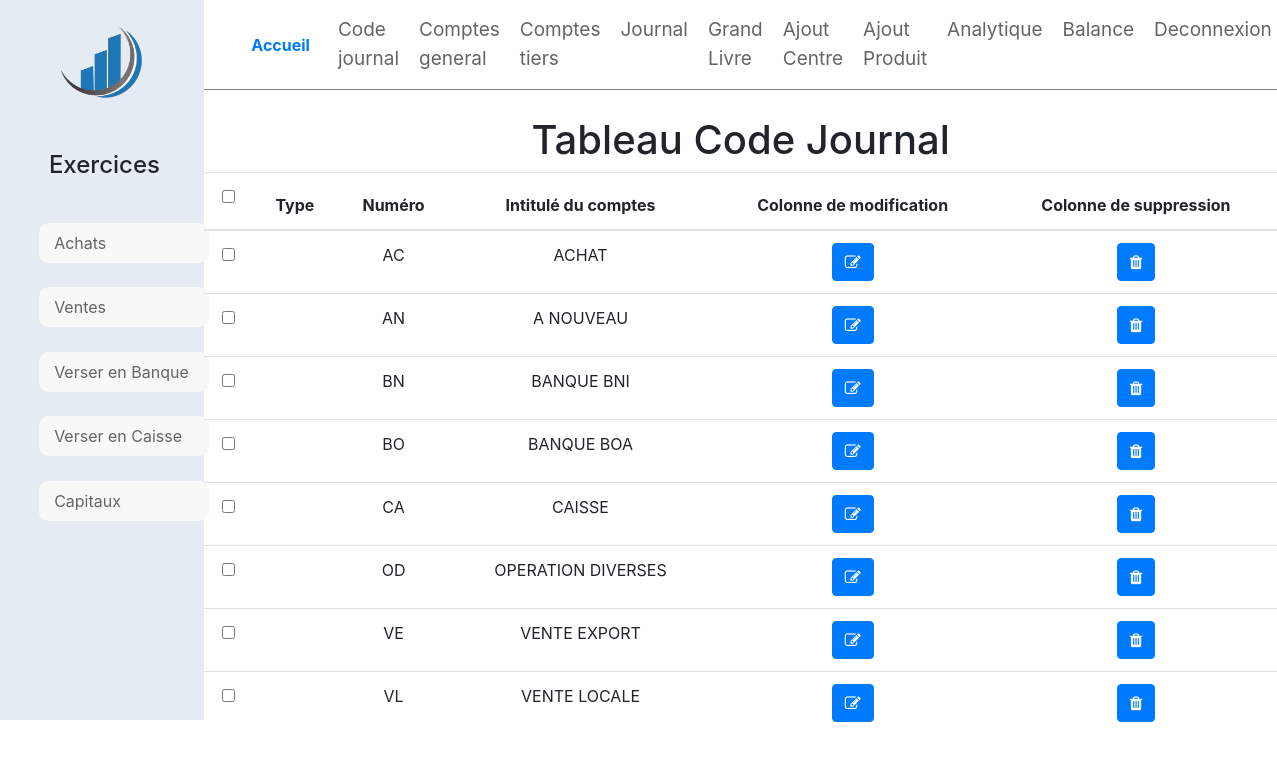
Screenshot of /index.php/acueil/getcodejournaux with the database file from the repository.
### tables this page shows
Create table code_journaux(
    id int unsigned auto_increment primary key,
    code varchar(5),
    type varchar(30)
);

### application/controllers/Acueil.php (called while the page is built, shortened)
<?php
class Acueil extends CI_Controller {
  public function getcodejournaux(){
      $this->load->model('news_model');
      $table = "code_journaux";
      $data['codejournal'] = $this->news_model->selectioncodejournaux($table);
      $this->load->view('codejournal',$data);
  }
}

### index.php (called while the page is built, shortened)
<?php
require_once BASEPATH.'core/CodeIgniter.php';

### application/models/news_model.php (called while the page is built, shortened)
<?php if (! defined('BASEPATH')) exit('No direct script access allowed');
class News_model extends CI_Model
{
      public function selectioncodejournaux($table){
          $this->db->select('*');
          $this->db->from($table);
          $result = $this->db->get();
          $table = array();
          $i = 0;
          foreach ($result->result_array() as $row) {
              $lists = array('id' => $row['id'],
                              'code' => $row['code'],
                              'type' => $row['type']);
              $table[$i] = $lists;
              $i++;
          }
          return $table;
      }
}

### application/views/codejournal.php (the view, shortened to what this page needs)
<!DOCTYPE html>
<html lang="en" dir="ltr">
<head>
  <link rel="stylesheet" href="http://localhost/SystemeInfo/assets/fonts/icomoon/style.css">
  <link rel="stylesheet" href="http://localhost/SystemeInfo/assets/css/css/owl.carousel.min.css">
  <link rel="stylesheet" href="../assets/css/css/bootstrap.min.css">
  <link rel="stylesheet" href="../assets/welcomecss/style.css">
  <link rel="stylesheet" href="https://cdnjs.cloudflare.com/ajax/libs/font-awesome/4.7.0/css/font-awesome.min.css">
</head>
<?php include 'headerMenu.php'; ?>
  <body>
      <h1>Tableau Code Journal</h1>
      <table class="table custom-table">
        <thead>
          <tr>
            <th scope="col">
              <label class="control control--checkbox">
                <input type="checkbox"  class="js-check-all"/>
              </label>
            </th>
            <th scope="col">Type</th>
            <th scope="col">Numéro</th>
            <th scope="col">Intitulé du comptes</th>
            <th scope="col">Colonne de modification</th>
            <th scope="col">Colonne de suppression</th>
          </tr>
        </thead>
        <tbody>
          <?php for($i = 0; $i<count($codejournal); $i++) { ?>
            <tr scope="row">
              <th scope="row">
                <label class="control control--checkbox">
                  <input type="checkbox"/>
                </label>
              </th>
              <td>
              </td>
              <td><?php echo $codejournal[$i]['code']; ?></td>
              <td><?php echo $codejournal[$i]['type']; ?></td>
              <td><a href="<?php echo base_url('acueil/ajcodejournal'); ?>?id=<?php echo $codejournal[$i]['id']; ?>"><button class="btn btn-primary"><i class="fa fa-edit"></i></button></a></td>
              <td><a href="<?php echo base_url('acueil/deletecodejournaux'); ?>?id=<?php echo $codejournal[$i]['id']; ?>"><button class="btn btn-primary"><i class="fa fa-trash"></i></button></a></td>
            </tr>
          <?php } ?>
        </tbody>
      </table>
  </body>

### application/views/headerMenu.php (shortened to what this page needs)
<!DOCTYPE html>
<html lang="en">
<head>
  <link rel="stylesheet" href="http://localhost/SystemeInfo/assets/css/css/bootstrap.min.css">
  <link rel="stylesheet" href="http://localhost/SystemeInfo/assets/welcomecss/style.css">
</head>
  <nav class="navbar navbar-expand-lg" id="nav">
    <div class="container">
      <div class="collapse navbar-collapse" id="nvbCollapse">
        <a style="font-weight:bold" class="nav-link" href="<?php echo base_url('acueil/welcome'); ?>">Accueil</a>
        <ul class="navbar-nav ml-auto">
          <li class="nav-item pl-1">
            <a class="nav-link" href="<?php echo base_url('acueil/getcodejournaux'); ?>">Code journal</a>
          </li>
          <li class="nav-item pl-1">
            <a class="nav-link" href="<?php echo base_url('acueil/getplancompta'); ?>">Comptes general</a>
          </li>
          <li class="nav-item pl-1">
            <a class="nav-link" href="<?php echo base_url('acueil/getplancomptetiers'); ?>">Comptes tiers</a>
          </li>
          <li class="nav-item pl-1">
            <a class="nav-link" href="<?php echo base_url('acueil/getjournal'); ?>">Journal</a>
          </li>
          <li class="nav-item pl-1">
            <a class="nav-link" href="<?php echo base_url('acueil/getgrandlivre'); ?>">Grand Livre</a>
          </li>
          <li class="nav-item pl-1">
            <a class="nav-link" href="<?php echo base_url('acueil/insertCenterView'); ?>">Ajout Centre</a>
          </li>
          <li class="nav-item pl-1">
            <a class="nav-link" href="<?php echo base_url('acueil/insertProductView'); ?>">Ajout Produit</a>
          </li>
          <li class="nav-item pl-1">
            <a class="nav-link" href="<?php echo base_url('acueil/getProductAnalytique'); ?>"></i>Analytique</a>
          </li>
          <li class="nav-item pl-1">
            <a class="nav-link" href="<?php echo base_url('acueil/getbalance'); ?>"></i>Balance</a>
          </li>
          <li class="nav-item pl-1">
            <a class="nav-link" href="<?php echo base_url('acueil/deconnect'); ?>">Deconnexion</a>
          </li>
        </ul>
      </div>
    </div>
    </nav>
<div class="nav flex-column nav-pills" id="menu_verti">
  <div id="img"><img src="../assets/image/logo.PNG" width="100" heigh="100"></div>
  <div id="exo" ><h4>Exercices</h4> </div>
  <a class="nav-link" href="<?php echo base_url('acueil/exo'); ?>?exo=0">Achats</a>
  <a class="nav-link" href="<?php echo base_url('acueil/exo'); ?>?exo=1">Ventes</a>
  <a class="nav-link" href="<?php echo base_url('acueil/exo'); ?>?exo=2">Verser en Banque</a>
  <a class="nav-link" href="<?php echo base_url('acueil/exo'); ?>?exo=3">Verser en Caisse</a>
  <a class="nav-link" href="<?php echo base_url('acueil/exo'); ?>?exo=4">Capitaux</a>
</div>
<div id="info">

### assets/welcomecss/style.css (style rules this page uses)
.navbar .navbar-nav .nav-link { color: rgb(100, 100, 100); font-size: 19px; }
#nav { border-bottom: solid 1px gray; width: 84%; float: right; }
#img { margin: 10% auto 15% auto; width: 100px; height: 100px; }
#exo { margin-bottom: 5%; }
#menu_verti { background-color: rgb(229, 235, 243); height: 720px; float: left; }
#menu_verti div { text-align: center; }
.nav-pills { width: 16%; }
.nav-pills .nav-link { border-radius: 10px; margin: 12% 0 0 19%; width: 170px; padding-inline-start: 7.5%; background-color: #f8f8f8; color: rgb(100, 100, 100); }
#info { float: right; width: 84%; height: 660px; text-align: center; padding-top: 2%; overflow: auto; }

### rows the page displays
code_journaux: code "AC", type "ACHAT"
code_journaux: code "AN", type "A NOUVEAU"
code_journaux: code "BN", type "BANQUE BNI"
code_journaux: code "BO", type "BANQUE BOA"
code_journaux: code "CA", type "CAISSE"
code_journaux: code "OD", type "OPERATION DIVERSES"
code_journaux: code "VE", type "VENTE EXPORT"
code_journaux: code "VL", type "VENTE LOCALE"
